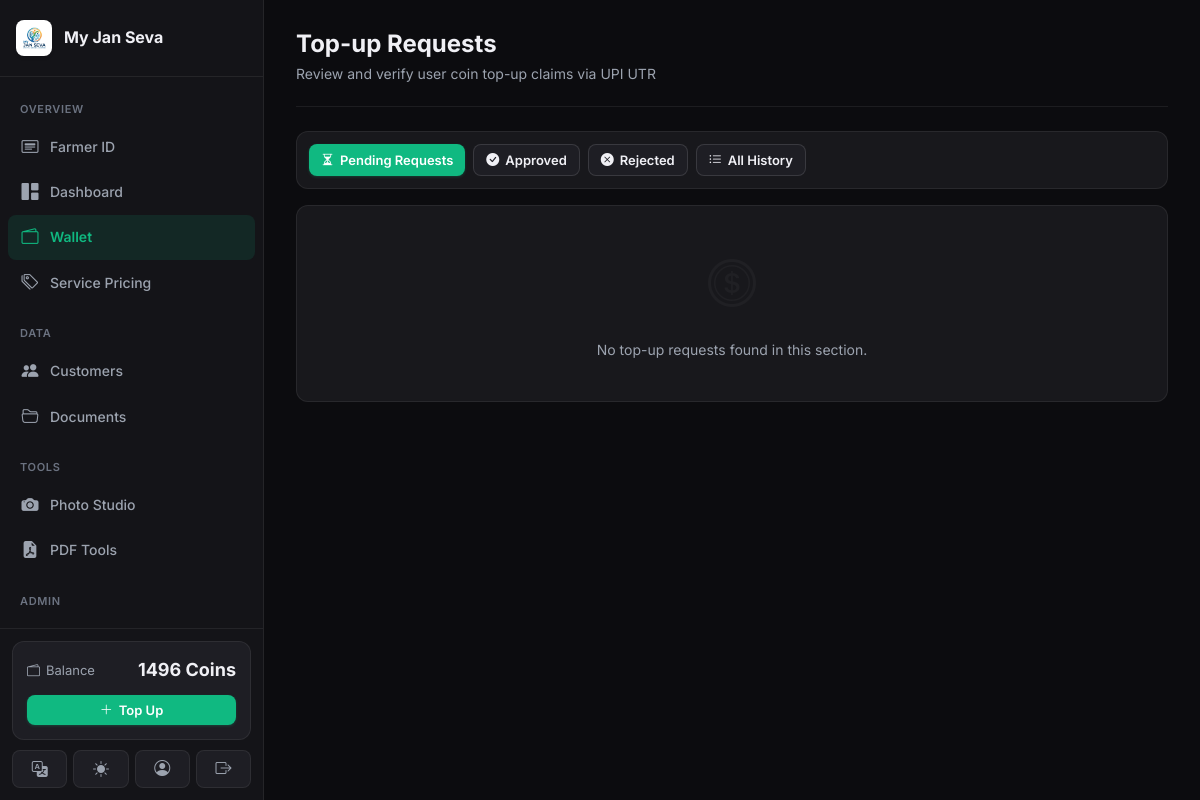
Page /wallet/admin/topups/ (signed in) on the earlier database version.
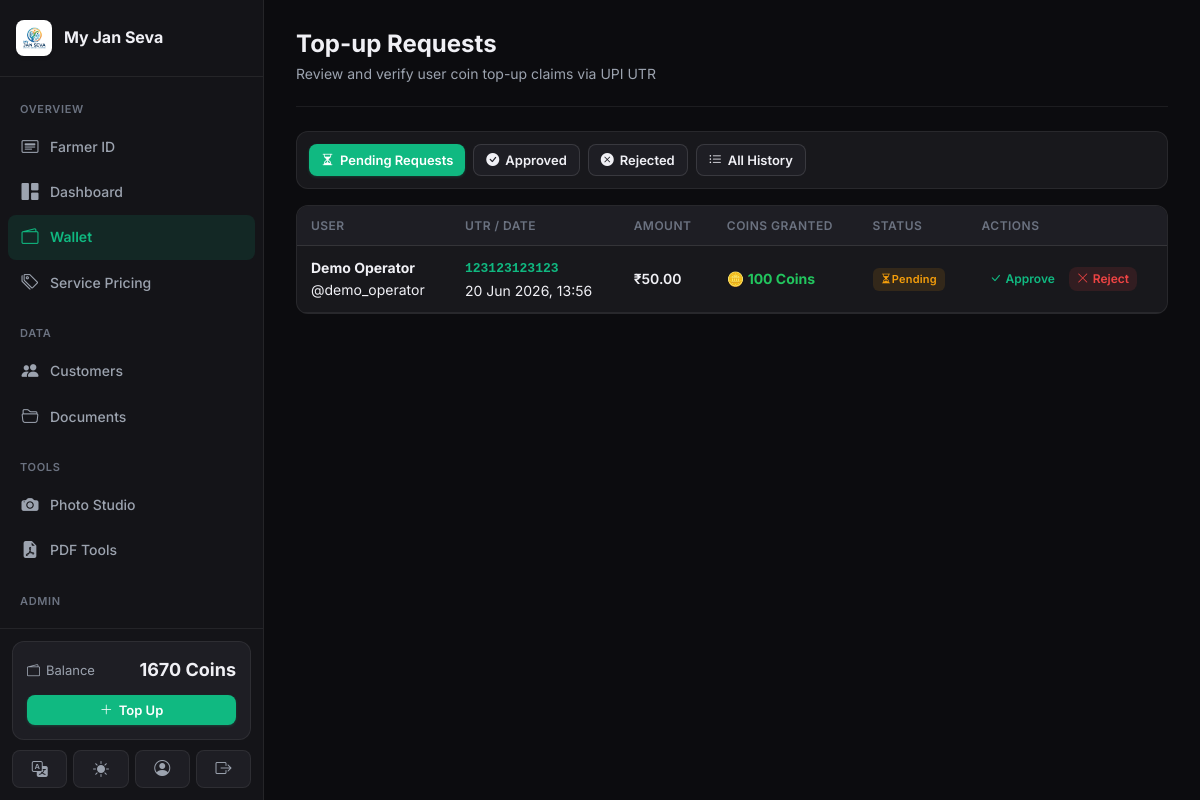
Same page on the later database version.
### apps/wallet/models.py (models this page shows, shortened)
class Wallet(models.Model):
    user = models.OneToOneField(settings.AUTH_USER_MODEL, on_delete=models.CASCADE, related_name='wallet')
    balance = models.DecimalField(max_digits=10, decimal_places=2, default=Decimal('0.00'))
    created_at = models.DateTimeField(auto_now_add=True)
    updated_at = models.DateTimeField(auto_now=True)

class TopUpRequest(models.Model):
    STATUS_CHOICES = [
        ('pending', 'Pending'),
        ('approved', 'Approved'),
        ('rejected', 'Rejected'),
    ]
    user = models.ForeignKey(settings.AUTH_USER_MODEL, on_delete=models.CASCADE, related_name='topup_requests')
    utr = models.CharField(max_length=12, unique=True)
    amount = models.DecimalField(max_digits=10, decimal_places=2)
    coins = models.PositiveIntegerField()
    status = models.CharField(max_length=10, choices=STATUS_CHOICES, default='pending')
    rejection_reason = models.TextField(blank=True, default='')
    created_at = models.DateTimeField(auto_now_add=True)
    updated_at = models.DateTimeField(auto_now=True)
    class Meta:
        ordering = ['-created_at']

### apps/accounts/models.py (models this page shows, shortened)
class CustomUser(AbstractUser):
    ROLE_CHOICES = [
        ('admin', 'Super Admin'),
        ('operator', 'Portal User / Operator'),
    ]
    role = models.CharField(max_length=20, choices=ROLE_CHOICES, default='operator')
    phone = models.CharField(max_length=15, blank=True)
    business_name = models.CharField(max_length=120, blank=True)
    city = models.CharField(max_length=80, blank=True)
    state = models.CharField(max_length=80, blank=True)
    address = models.TextField(blank=True)
    profile_photo = models.ImageField(upload_to='profiles/', blank=True, null=True)
    is_approved = models.BooleanField(default=True)
    created_at = models.DateTimeField(auto_now_add=True)
    updated_at = models.DateTimeField(auto_now=True)
    class Meta:
        verbose_name = 'User'
        verbose_name_plural = 'Users'
    @property
    def is_admin(self):
        return self.role == 'admin'

### apps/wallet/views.py (the view)
# urls.py: path('admin/topups/', views.admin_topup_requests, name='admin_topup_requests'),
@login_required
def admin_topup_requests(request):
    from django.core.exceptions import PermissionDenied
    if getattr(request.user, 'role', '') != 'admin':
        raise PermissionDenied("Only administrators can view this page.")
    status_filter = request.GET.get('status', 'pending')
    requests_query = TopUpRequest.objects.all().select_related('user')
    if status_filter != 'all':
        requests_query = requests_query.filter(status=status_filter)
    return render(request, 'wallet/admin_requests.html', {
        'page_title': 'Admin Top-up Requests',
        'topup_requests': requests_query,
        'current_filter': status_filter,
    })

### apps/core/context_processors.py (called while the page is built)
def site_settings(request):
    return {
        'SITE_NAME': 'My Jan Seva',
        'SITE_TAGLINE': 'Complete Document & ID Services Platform',
    }

### apps/pricing/context_processors.py (called while the page is built)
def service_prices(request):
    prices = cache.get('service_prices')
    if prices is None:
        prices = {s.slug: s for s in Service.objects.filter(is_active=True)}
        cache.set('service_prices', prices, 300)
    return {'service_prices': prices}

### apps/wallet/context_processors.py (called while the page is built)
def wallet_balance(request):
    if request.user.is_authenticated:
        try:
            balance = request.user.wallet.balance
        except Wallet.DoesNotExist:
            balance = 0
        return {'wallet_balance': balance}
    return {'wallet_balance': 0}

### templates/wallet/admin_requests.html (shortened to what this page needs)
{% extends "base.html" %}
{% block content %}
<div class="page-header">
  <div>
    <h1>Top-up Requests</h1>
    <div class="subtitle">Review and verify user coin top-up claims via UPI UTR</div>
  </div>
</div>
<div class="card mb-3" style="padding: 12px;">
  <div style="display: flex; gap: 8px; flex-wrap: wrap;">
    <a href="?status=pending" class="btn {% if current_filter == 'pending' %}btn-primary{% else %}btn-secondary{% endif %}" style="font-size: 13px; padding: 6px 12px;">
      <i class="bi bi-hourglass-split"></i> Pending Requests
    </a>
    <a href="?status=approved" class="btn {% if current_filter == 'approved' %}btn-primary{% else %}btn-secondary{% endif %}" style="font-size: 13px; padding: 6px 12px;">
      <i class="bi bi-check-circle-fill"></i> Approved
    </a>
    <a href="?status=rejected" class="btn {% if current_filter == 'rejected' %}btn-primary{% else %}btn-secondary{% endif %}" style="font-size: 13px; padding: 6px 12px;">
      <i class="bi bi-x-circle-fill"></i> Rejected
    </a>
    <a href="?status=all" class="btn {% if current_filter == 'all' %}btn-primary{% else %}btn-secondary{% endif %}" style="font-size: 13px; padding: 6px 12px;">
      <i class="bi bi-list-ul"></i> All History
    </a>
  </div>
</div>
<div class="card">
  {% if topup_requests %}
  <div class="table-wrapper">
    <table class="data-table">
      <thead>
        <tr>
          <th>User</th>
          <th>UTR / Date</th>
          <th>Amount</th>
          <th>Coins Granted</th>
          <th>Status</th>
          <th>Actions</th>
        </tr>
      </thead>
      <tbody>
        {% for r in topup_requests %}
        <tr>
          <td>
            <strong style="color:var(--text-primary);">{{ r.user.get_full_name|default:r.user.username }}</strong><br>
            <span class="text-xs text-secondary">@{{ r.user.username }}</span>
          </td>
          <td>
            <span style="font-family: monospace; font-size: 13px; font-weight: 600; color: var(--accent);">{{ r.utr }}</span><br>
            <span class="text-xs text-secondary">{{ r.created_at|date:"d M Y, H:i" }}</span>
          </td>
          <td style="font-weight: 600; color: var(--text-primary);">₹{{ r.amount }}</td>
          <td style="font-weight: 700; color: var(--success);">🪙 {{ r.coins }} Coins</td>
          <td>
            {% if r.status == 'pending' %}
              <span class="badge badge-warning"><i class="bi bi-hourglass-split"></i> Pending</span>
            {% elif r.status == 'approved' %}
              <span class="badge badge-success"><i class="bi bi-check-circle-fill"></i> Approved</span>
            {% endif %}
          </td>
          <td>
            {% if r.status == 'pending' %}
              <div class="d-flex gap-1">
                <a href="{% url 'wallet:admin_approve_topup' r.pk %}" class="btn btn-success btn-sm" style="padding: 4px 8px; font-size: 12px; display: inline-flex; align-items: center; gap: 4px;" onclick="return confirm('Approve this request and credit {{ r.coins }} coins to @{{ r.user.username }}?');">
                  <i class="bi bi-check-lg"></i> Approve
                </a>
                <button class="btn btn-danger btn-sm" style="padding: 4px 8px; font-size: 12px; display: inline-flex; align-items: center; gap: 4px;" onclick="openRejectionModal({{ r.pk }}, '{{ r.user.username }}', '{{ r.utr }}')">
                  <i class="bi bi-x-lg"></i> Reject
                </button>
              </div>
            {% else %}
              <span class="text-xs text-secondary">Processed</span>
            {% endif %}
          </td>
        </tr>
        {% endfor %}
      </tbody>
    </table>
  </div>
  {% else %}
  <div class="empty-state" style="padding: 40px;">
    <i class="bi bi-coin" style="font-size: 48px; color: var(--border);"></i>
    <p style="margin-top: 12px; color: var(--text-secondary);">No top-up requests found in this section.</p>
  </div>
  {% endif %}
</div>
{% endblock %}

### templates/base.html (shortened to what the changed rows need)
{% load static humanize %}
<!DOCTYPE html>
<html lang="en" data-theme="dark">
<head>
  <link rel="stylesheet" href="https://cdn.jsdelivr.net/npm/bootstrap-icons@1.11.3/font/bootstrap-icons.min.css">
  <link rel="stylesheet" href="{% static 'css/main.css' %}">
</head>
<body>
{% if user.is_authenticated %}
<div class="app-shell">
  <aside class="sidebar" id="sidebar">
    <div class="sidebar-top">
      <div class="sidebar-brand">
        <div class="sidebar-brand-icon" style="background: white; box-shadow: 0 2px 4px rgba(0,0,0,0.05);"><img src="{% static 'logo.png' %}" alt="Logo" style="width: 24px; height: 24px; object-fit: contain;"></div>
        <div class="sidebar-brand-text">
          <span class="sidebar-brand-name">My Jan Seva</span>
        </div>
      </div>
    </div>
    <nav class="sidebar-nav" id="sidebarNav">
      <div class="nav-group">
        <div class="nav-group-label">Overview</div>
        <a href="{% url 'id_cards:home' %}" class="nav-link {% if request.resolver_match.namespace == 'id_cards' %}active{% endif %}">
          <i class="bi bi-card-heading"></i><span>Farmer ID</span>
        </a>
        <a href="{% url 'dashboard:home' %}" class="nav-link {% if request.resolver_match.namespace == 'dashboard' %}active{% endif %}">
          <i class="bi bi-grid-1x2-fill"></i><span>Dashboard</span>
        </a>
        <a href="{% url 'wallet:dashboard' %}" class="nav-link {% if request.resolver_match.namespace == 'wallet' %}active{% endif %}">
          <i class="bi bi-wallet2"></i><span>Wallet</span>
        </a>
        <a href="{% url 'pricing:view_pricing' %}" class="nav-link {% if request.resolver_match.url_name == 'view_pricing' %}active{% endif %}">
          <i class="bi bi-tags"></i><span>Service Pricing</span>
        </a>
      </div>
      <div class="nav-group">
        <div class="nav-group-label">Data</div>
        <a href="{% url 'customers:list' %}" class="nav-link {% if request.resolver_match.namespace == 'customers' %}active{% endif %}">
          <i class="bi bi-people-fill"></i><span>Customers</span>
        </a>
        <a href="{% url 'documents:list' %}" class="nav-link {% if request.resolver_match.namespace == 'documents' %}active{% endif %}">
          <i class="bi bi-folder2-open"></i><span>Documents</span>
        </a>
      </div>
      <div class="nav-group">
        <div class="nav-group-label">Tools</div>
        <a href="{% url 'photo_studio:workspace' %}" class="nav-link {% if request.resolver_match.namespace == 'photo_studio' %}active{% endif %}">
          <i class="bi bi-camera-fill"></i><span>Photo Studio</span>
        </a>
        <a href="{% url 'pdf_workspace:home' %}" class="nav-link {% if request.resolver_match.namespace == 'pdf_workspace' %}active{% endif %}">
          <i class="bi bi-file-earmark-pdf-fill"></i><span>PDF Tools</span>
        </a>
      </div>
      {% if user.is_admin %}
      <div class="nav-group">
        <div class="nav-group-label">Admin</div>
        <a href="{% url 'pricing:list' %}" class="nav-link {% if request.resolver_match.namespace == 'pricing' %}active{% endif %}">
          <i class="bi bi-tags-fill"></i><span>Pricing</span>
        </a>
      </div>
      {% endif %}
    </nav>
    <div class="sidebar-footer">
      <div class="sidebar-wallet">
        <div class="sidebar-wallet-row">
          <span class="sidebar-wallet-label"><i class="bi bi-wallet2"></i> Balance</span>
          <span class="sidebar-wallet-amt">{{ wallet_balance|floatformat:0 }} Coins</span>
        </div>
        <a href="{% url 'wallet:topup' %}" class="btn btn-primary btn-sm btn-block">
          <i class="bi bi-plus-lg"></i> Top Up
        </a>
      </div>
      <div class="sidebar-actions">
        <button id="langToggleBtn" class="sidebar-action-btn" title="Switch Language / भाषा बदलें">
          <i class="bi bi-translate"></i>
        </button>
        <button id="themeToggleBtn" class="sidebar-action-btn" title="Toggle Theme">
          <i id="themeToggleIcon" class="bi bi-sun-fill"></i>
        </button>
        <a href="{% url 'accounts:profile' %}" class="sidebar-action-btn" title="Profile">
          <i class="bi bi-person-circle"></i>
        </a>
        <a href="{% url 'accounts:logout' %}" class="sidebar-action-btn sidebar-action-btn--danger" title="Logout">
          <i class="bi bi-box-arrow-right"></i>
        </a>
      </div>
    </div>
  </aside>
  <div class="main-area">
    <main class="page-body">
      {% block content %}{% endblock %}
    </main>
  </div>
</div>
{% else %}
  {% block auth_content %}{% endblock %}
{% endif %}
</body>
</html>

Differences in the rows shown:
changed Wallet: balance "1496" → "1670"
added TopUpRequest: user.get_full_name "Demo Operator", user.username "demo_operator", utr "123123123123", created_at "20 Jun 2026, 13:56", amount "50.00", coins "100", status "pending" (drawn)
Other differences:
text no longer shown: "No top-up requests found in this section."
text now shown: "USER UTR / DATE AMOUNT COINS GRANTED STATUS ACTIONS"
